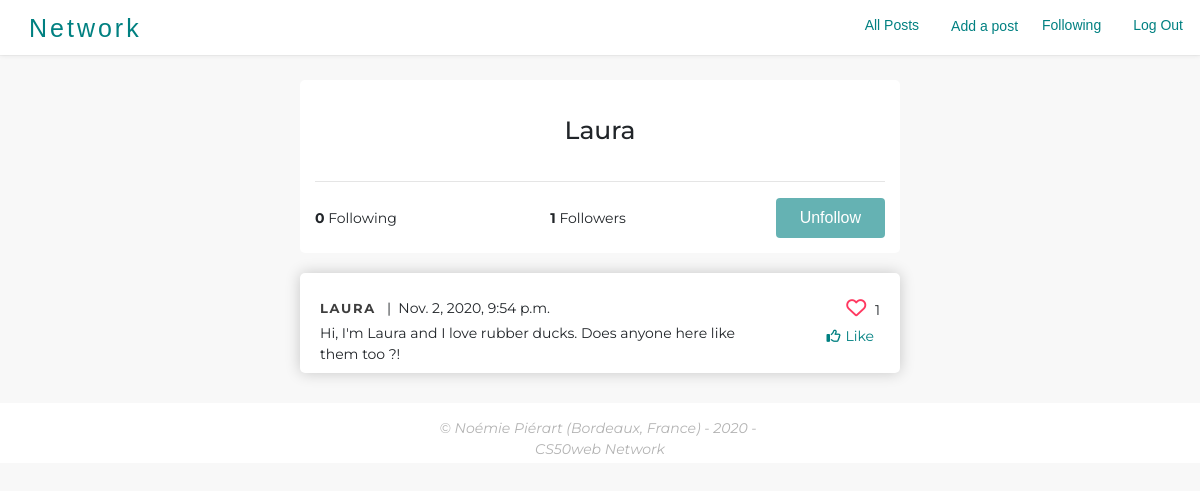
The app's page /7/ (signed in) with its own data.
### network/models.py (models this page shows, shortened)
class User(AbstractUser):
	followers_count = models.IntegerField(default=0)
	following_count = models.IntegerField(default=0)

class Post(models.Model):
	post_author = models.ForeignKey(User, on_delete=models.CASCADE, related_name="post_author")
	likes_count = models.IntegerField()
	date = models.DateTimeField(default=datetime.now, blank=True)
	content = models.TextField()
	class Meta:
		ordering = ['-date']

### network/views.py (the view)
# urls.py: path("<int:user_id>/", views.show_user, name="show_user"),
def show_user(request, user_id):
    session_user = None
    profile_user = User.objects.get(id=user_id)
    followers = Connection.objects.filter(followed_user=profile_user, connection_is_active=True).count()
    following = Connection.objects.filter(following_user=profile_user, connection_is_active=True).count()
    posts = Post.objects.filter(post_author=profile_user.id).order_by("-date")
    if request.user.id is not None :
        session_user = User.objects.get(id=request.user.id)
        connection, _ = Connection.objects.get_or_create(followed_user=profile_user, following_user=session_user)
        connection.save()
        liked_posts = []
        likes = Like.objects.filter(liking_user=session_user, like_is_active=True)
        for like in likes :
            liked_posts.append(like.liked_post)
    return render(request, "network/show_user.html", {
        'session_user': session_user,
        'profile_user': profile_user,
        'followers': followers,
        'following': following,
        'connection': connection,
        'posts': posts,
        'liked_posts': liked_posts
    })

### network/templates/network/show_user.html (shortened to what this page needs)
{% extends "network/layout.html" %}
{% load static %}
{% block body %}
	<div class="container">
		<h2 class="section-title">{{profile_user.username}}</h2>
		<hr>
    	<div class="d-flex justify-content-between align-items-center">
    		<p><strong>{{ following }}</strong> Following </p>
    		<p><strong>{{ followers }}</strong> Followers</p>
	    	{% if profile_user != session_user %}
    			<form action="{% url 'follow' profile_user.id %}" method="POST">
	    			{% if connection.connection_is_active == True %}
	    				<button id="follow_btn"  class="btn-flat" type="submit">Unfollow</button>
	    			{% else %}
		    			<button id="follow_btn" class="btn-flat" type="submit">Follow</button>
	    			{% endif %}
    			</form>
	    	{% endif %}
    	</div>
    </div>
    <div id="posts_index">
		{% for post in posts %}
			<div class="post-card" >
				<div class="d-flex justify-content-between">
					<div class="d-flex justify-content-start align-items-center">
						<p><span><a href="{% url 'show_user' post.post_author.id %}" class="post-card-username"><strong>{{post.post_author}}</strong></a>   |  {{post.date}}</span></p>
					</div>
           			<p class="total-likes"><i class="far fa-heart"></i> {{post.likes_count}}</p>
           		</div>
	            <div class="d-flex justify-content-between" id="bottom-info ">
	            	<p id="post-content" class="w-75">{{post.content}}</p>
	            	{% if user.is_authenticated %}
	            		<form action="{% url 'like' post.id %}" method="POST">
	            			{% if post in liked_posts %}
    							<button class="like_btn" type="submit"><i class="far fa-thumbs-down"></i>Unlike</button>
    						{% else %}
	    						<button class="like_btn" type="submit"><i class="far fa-thumbs-up"></i>Like</button>
    						{% endif %}
						</form>
					{% endif %}
				</div>
			</div>
		{% endfor %}
	</div>
{% endblock%}

### network/static/network/styles.css (style rules this page uses)
body { background-color: #F8F8F8; font-family: 'Amiri', sans-serif; position: relative; min-height: 100vh; text-decoration: none !important; }
.container { margin-right: auto; margin-left: auto; padding: 15px; max-width: 600px; font-family: 'Amiri', sans-serif; background-color: white; margin-top: 25px; border-radius: 5px }
h2 { text-align: center; font-size: 25px; padding: 20px; }
.section-title { text-align: center; font-family: 'Montserrat', sans-serif; }
i { color: #FF3860; font-size: 20px; border-radius: 5%; padding: 5px; }
.like_btn, .fa-thumbs-down, .fa-thumbs-up, .fa-edit { color: #008081 ; background: none !important; border: none !important; font-size: 14px }
a { text-decoration: none !important }
p { padding: 0px; margin: 0px; font-size: 14px; font-family: 'Montserrat', sans-serif; white-space: pre-wrap; }

### network/static/network/components/post-card.css (style rules this page uses)
.post-card { overflow: hidden; height: 100px; background: white; box-shadow: 0 0 15px rgba(0,0,0,0.2); margin: 20px auto; max-width: 600px; font-family: 'Montserrat', sans-serif; border-radius: 5px; padding: 20px; }
.post-card-username { text-transform: uppercase; font-size: 13px; letter-spacing: 0.13em; color: #3e3e3e; text-decoration: none !important; }

### network/static/network/components/btn.css (style rules this page uses)
.btn-flat { color: white; padding: 8px 24px; border-radius: 4px; background: #008081; transition: background 0.3s ease; border: none !important; opacity: 0.6; }

### records on screen
User: username "Laura"
Post: post_author "LAURA", date "Nov. 2, 2020, 9:54 p.m.", likes_count "1", content "Hi, I'm Laura and I love rubber ducks. Does anyone here like them too ?!", shows "Like"

### other values on screen
{{ following }} "0"
{{ followers }} "1"
